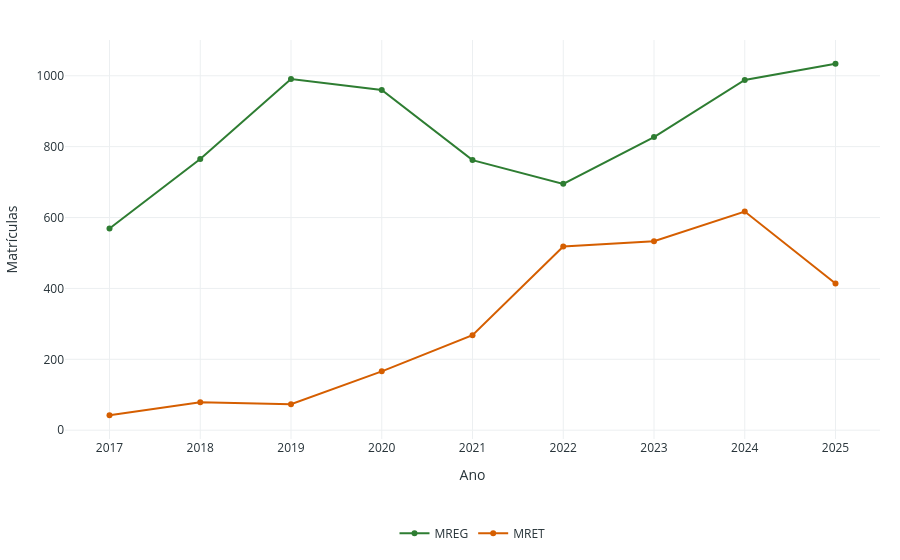

The notebook cell saved with this chart:
### Markdown cell above
#### Gráfico 2 — Matrículas Ativas Regulares (MREG) e Retidas (MRET) por Ano

Esse gráfico separa estudantes ainda em fluxo regular daqueles que já ultrapassaram o prazo previsto, apoiando a leitura da retenção como fenômeno de acompanhamento contínuo.

### Code cell
matr_ativas_longo = ind_ano.melt(
    id_vars="Ano",
    value_vars=["MREG", "MRET"],
    var_name="Tipo",
    value_name="Matrículas",
)

fig_g2 = px.line(
    matr_ativas_longo,
    x="Ano",
    y="Matrículas",
    color="Tipo",
    markers=True,
    color_discrete_map=CORES_MATRICULAS_ATIVAS_LIGHT,
    title="2 — Matrículas Ativas Regulares (MREG) e Retidas (MRET) por Ano",
    labels={"Tipo": ""},
)
fig_g2.update_xaxes(tickmode="linear", dtick=1)
fig_g2.update_layout(hovermode="x unified")
aplicar_layout_light(fig_g2, legenda_y=-0.2)
fig_g2.show()

matr_ativas_longo.head()

### Figure 1 — Plotly figure (JSON) as saved in the notebook; plotly's stock layout.template omitted (floating-point values rounded to 4 significant figures)
{"data": [{"hovertemplate": "=MREG<br>Ano=%{x}<br>Matrículas=%{y}<extra></extra>", "legendgroup": "MREG", "line": {"color": "#2E7D32", "dash": "solid"}, "marker": {"symbol": "circle"}, "mode": "lines+markers", "name": "MREG", "orientation": "v", "showlegend": true, "type": "scatter", "x": [2017, 2018, 2019, 2020, 2021, 2022, 2023, 2024, 2025], "xaxis": "x", "y": [569, 765, 991, 960, 762, 695, 827, 988, 1034], "yaxis": "y"}, {"hovertemplate": "=MRET<br>Ano=%{x}<br>Matrículas=%{y}<extra></extra>", "legendgroup": "MRET", "line": {"color": "#D55E00", "dash": "solid"}, "marker": {"symbol": "circle"}, "mode": "lines+markers", "name": "MRET", "orientation": "v", "showlegend": true, "type": "scatter", "x": [2017, 2018, 2019, 2020, 2021, 2022, 2023, 2024, 2025], "xaxis": "x", "y": [42, 79, 73, 166, 268, 518, 533, 617, 414], "yaxis": "y"}], "layout": {"font": {"color": "#263238"}, "hovermode": "x unified", "legend": {"orientation": "h", "title": {"text": ""}, "tracegroupgap": 0, "x": 0.5, "xanchor": "center", "y": -0.2, "yanchor": "top"}, "margin": {"b": 85, "l": 20, "r": 20, "t": 40}, "paper_bgcolor": "white", "plot_bgcolor": "white", "title": {"text": ""}, "xaxis": {"anchor": "y", "domain": [0, 1], "dtick": 1, "gridcolor": "#ECEFF1", "showgrid": true, "tickmode": "linear", "title": {"text": "Ano"}, "zeroline": false}, "yaxis": {"anchor": "x", "domain": [0, 1], "gridcolor": "#ECEFF1", "showgrid": true, "title": {"text": "Matrículas"}, "zeroline": false}}}
